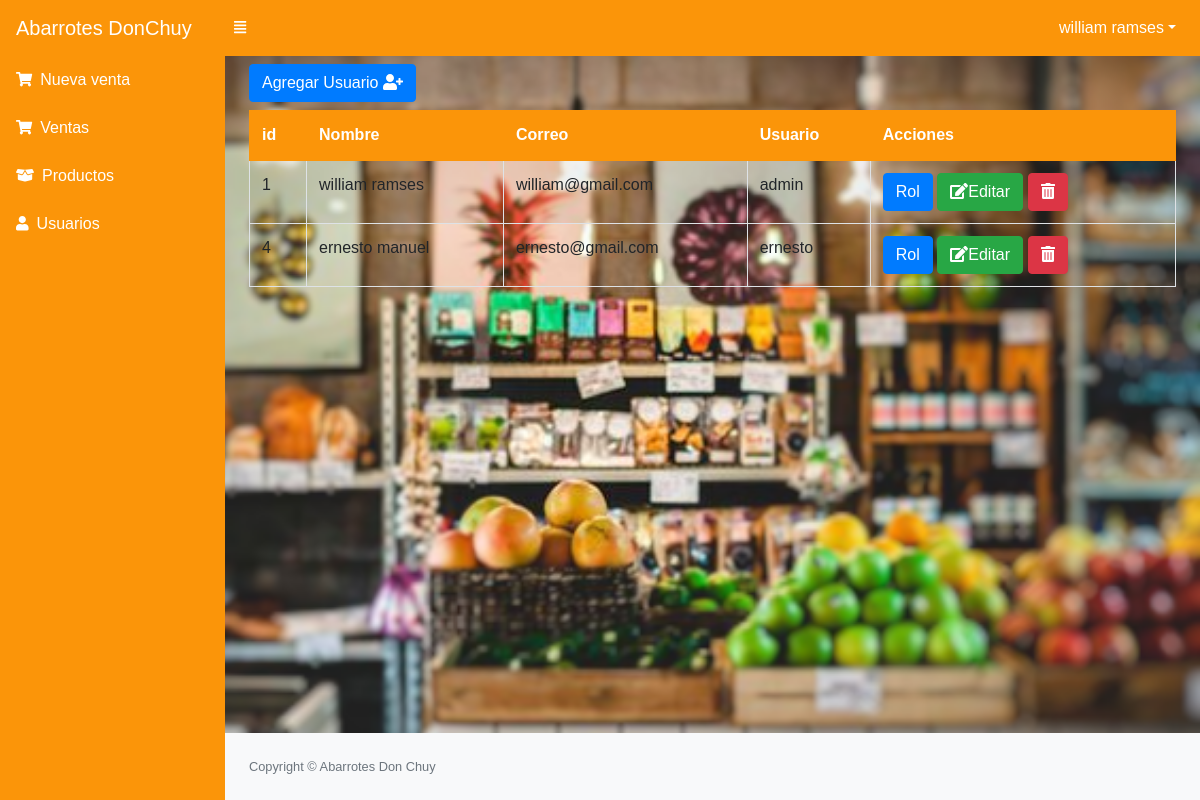
Page /src/usuarios.php (signed in) on the earlier database version.
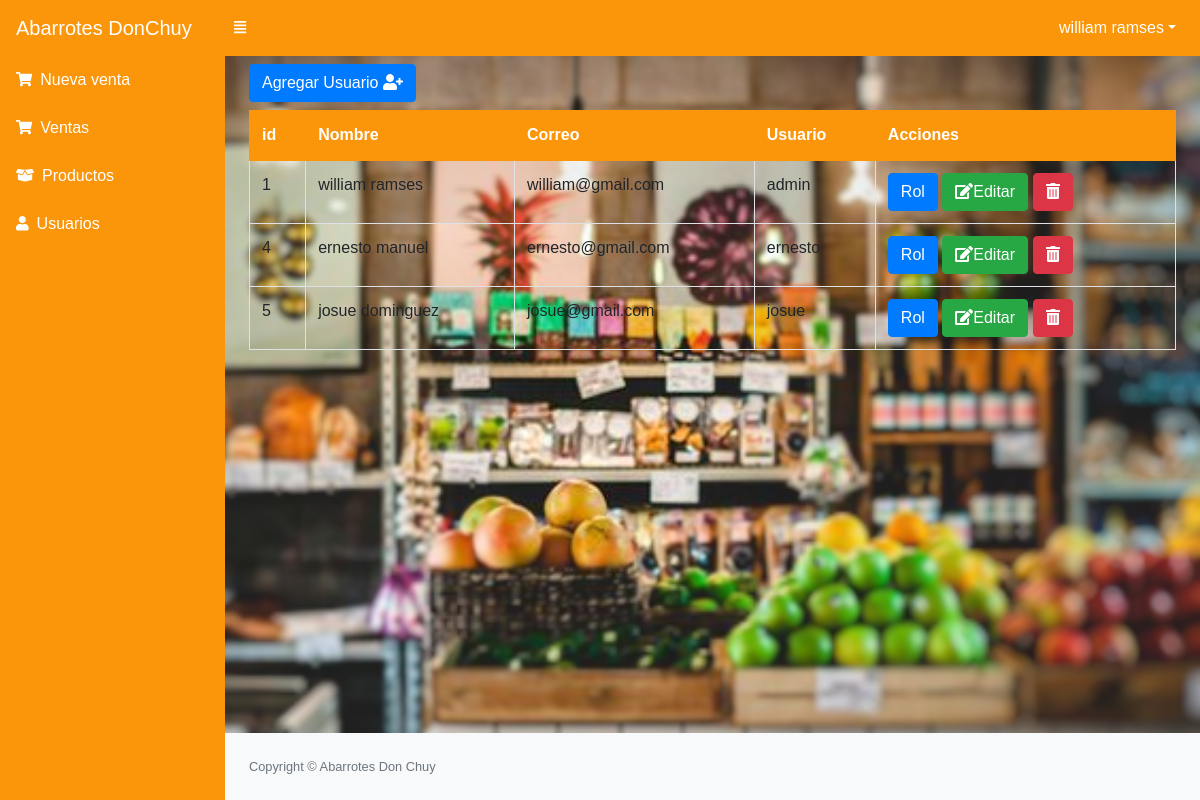
Same page on the later database version.
### tables this page shows
CREATE TABLE `usuario` (
  `idusuario` int(11) NOT NULL,
  `nombre` varchar(100) NOT NULL,
  `correo` varchar(100) NOT NULL,
  `usuario` varchar(20) NOT NULL,
  `clave` varchar(50) NOT NULL,
  `estado` int(11) NOT NULL DEFAULT 1
);

### src/usuarios.php (the view, shortened to what this page needs)
<?php include_once "includes/header.php";
?>
<button class="btn btn-primary" type="button" data-toggle="modal" data-target="#nuevo_usuario"> Agregar Usuario <i class="fas fa-user-plus""></i></button>
<div class="table-responsive">
    <table class="table table-hover table-striped table-bordered mt-2" id="tbl">
        <thead class="thead-dark">
            <tr>
                <th>id</th>
                <th>Nombre</th>
                <th>Correo</th>
                <th>Usuario</th>
                <th>Acciones</th>
            </tr>
        </thead>
        <tbody>
            <?php
            include "../conexion.php";
            $query = mysqli_query($conexion, "SELECT * FROM usuario ORDER BY estado DESC");
            $result = mysqli_num_rows($query);
            if ($result > 0) {
                while ($data = mysqli_fetch_assoc($query)) {
            ?>
                    <tr>
                        <td><?php echo $data['idusuario']; ?></td>
                        <td><?php echo $data['nombre']; ?></td>
                        <td><?php echo $data['correo']; ?></td>
                        <td><?php echo $data['usuario']; ?></td>
                        <td>
                            <?php if ($data['estado'] == 1) { ?>
                                <a href="rol.php?id=<?php echo $data['idusuario']; ?>" class="btn btn-primary">Rol</a>
                                <a href="editar_usuario.php?id=<?php echo $data['idusuario']; ?>" class="btn btn-success"><i class='fas fa-edit'></i>Editar</a>
                                <form action="eliminar_usuario.php?id=<?php echo $data['idusuario']; ?>" method="post" class="confirmar d-inline">
                                    <button class="btn btn-danger" type="submit"><i class='fas fa-trash-alt'></i> </button>
                                </form>
                            <?php } ?>
                        </td>
                    </tr>
            <?php }
            } ?>
        </tbody>
    </table>
</div>
<?php include_once "includes/footer.php"; ?>

Differences in the rows shown:
added usuario: idusuario "5", nombre "josue dominguez", correo "josue@gmail.com", usuario "josue"
